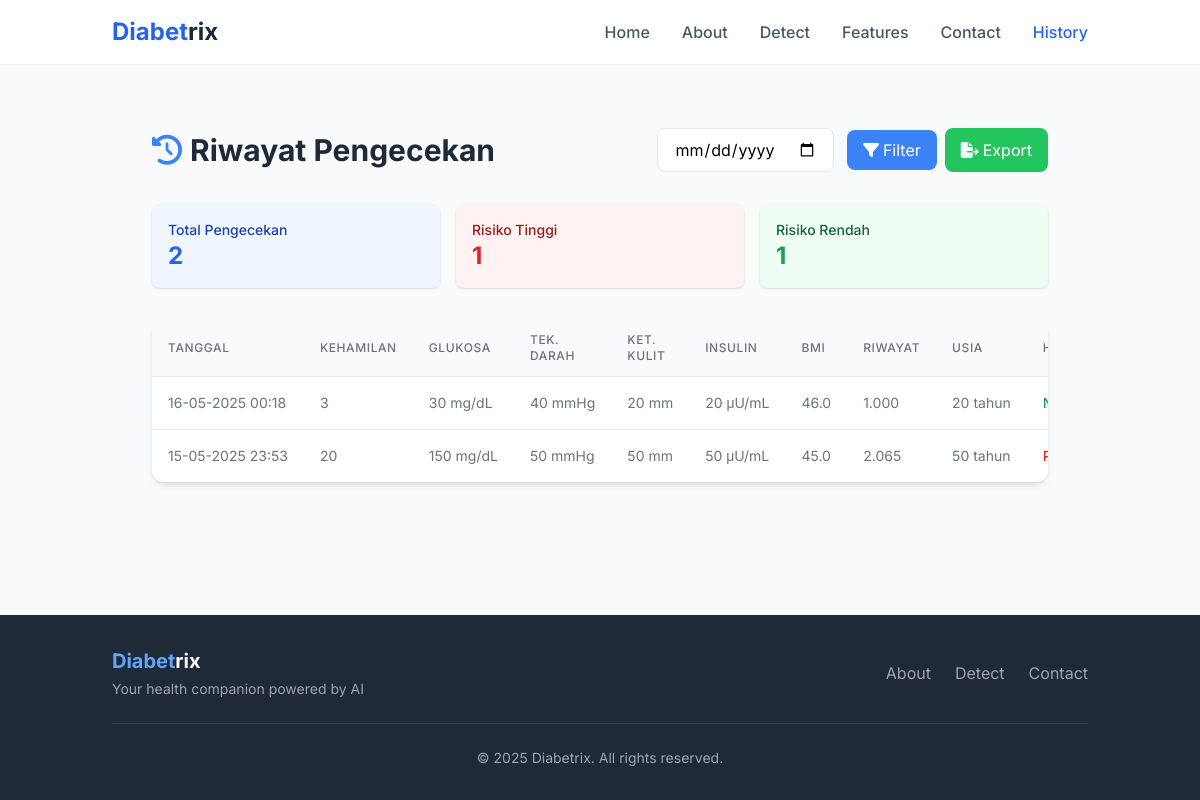
Before: /history with the older database file.
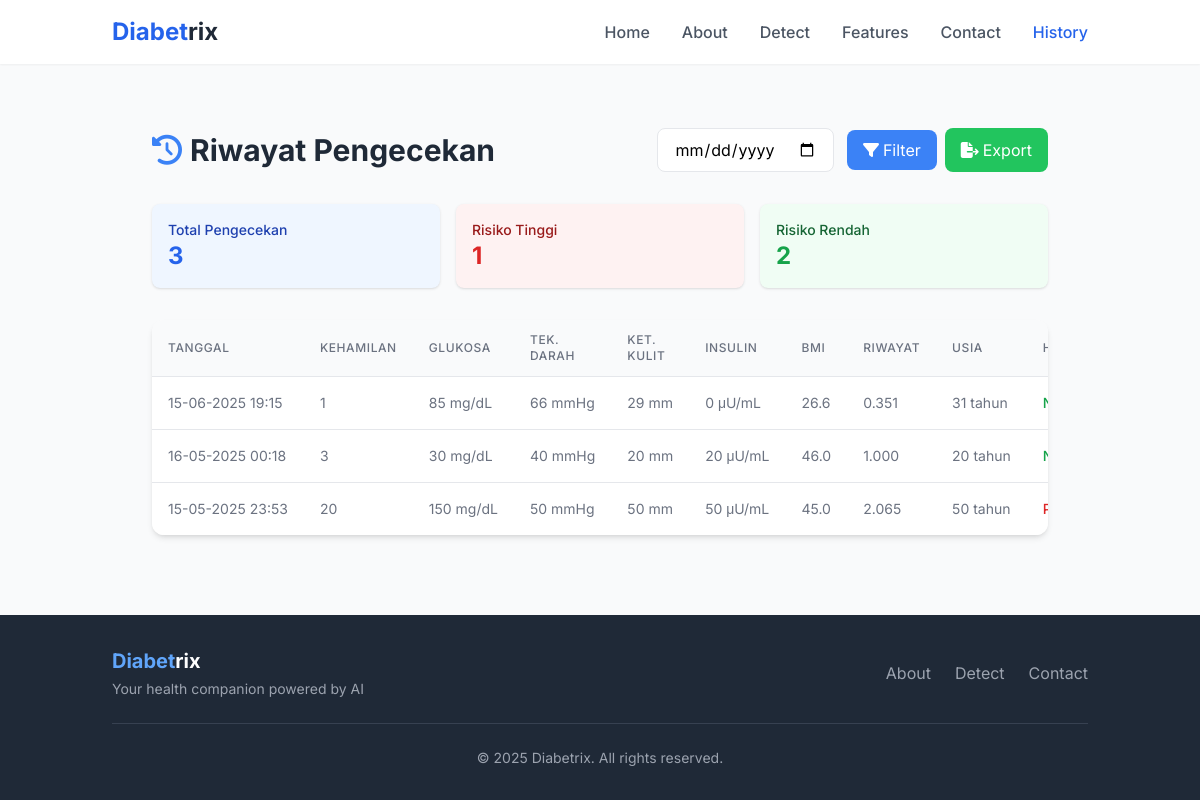
After: the same page with the newer database file.
### tables this page shows
CREATE TABLE history
                 (id INTEGER PRIMARY KEY AUTOINCREMENT,
                  user_ip TEXT,
                  pregnancies INTEGER,
                  glucose INTEGER,
                  blood_pressure INTEGER,
                  skin_thickness INTEGER,
                  insulin INTEGER,
                  bmi REAL,
                  pedigree REAL,
                  age INTEGER,
                  prediction TEXT,
                  check_date TIMESTAMP);

### app.py (the view)
@app.route('/history')
def show_history():
    date_filter = request.args.get('date')
    conn = sqlite3.connect('diabetes_history.db')
    conn.row_factory = sqlite3.Row
    c = conn.cursor()
    if date_filter:
        c.execute('''SELECT * FROM history
                     WHERE user_ip = ? AND DATE(check_date) = ?
                     ORDER BY check_date DESC''',
                  (request.remote_addr, date_filter))
    else:
        c.execute('''SELECT * FROM history
                     WHERE user_ip = ?
                     ORDER BY check_date DESC''',
                  (request.remote_addr,))
    rows = c.fetchall()
    history_data = []
    for row in rows:
        row_dict = dict(row)
        if row_dict['check_date']:
            try:
                dt = datetime.fromisoformat(row_dict['check_date'])
                row_dict['check_date'] = dt.strftime('%d-%m-%Y %H:%M')
            except Exception:
                pass  # biarkan string aslinya jika gagal
        history_data.append(row_dict)
    conn.close()
    high_risk = sum(1 for r in history_data if 'Positive' in r['prediction'])
    low_risk = sum(1 for r in history_data if 'Negative' in r['prediction'])
    return render_template('history.html',
                         history=history_data,
                         high_risk=high_risk,
                         low_risk=low_risk)

### templates/history.html (shortened to what this page needs)
<!DOCTYPE html>
<html lang="en">
<head>
  <script src="https://cdn.tailwindcss.com"></script>
  <link rel="stylesheet" href="https://cdnjs.cloudflare.com/ajax/libs/font-awesome/6.4.0/css/all.min.css">
</head>
<body class="bg-gray-50">
  <header class="fixed w-full bg-white shadow-sm z-50">
    <div class="container mx-auto px-6 py-4">
      <div class="flex items-center justify-between">
        <div class="text-2xl font-bold text-gray-800">
          <a href="/" class="hover:text-blue-600 transition-colors">
            <span class="text-blue-600">Diabet</span>rix
          </a>
        </div>
        <nav class="hidden md:flex space-x-8">
          <a href="/" class="text-gray-600 hover:text-blue-600 transition-colors font-medium">Home</a>
          <a href="/about" class="text-gray-600 hover:text-blue-600 transition-colors font-medium">About</a>
          <a href="/detect" class="text-gray-600 hover:text-blue-600 transition-colors font-medium">Detect</a>
          <a href="/#features" class="text-gray-600 hover:text-blue-600 transition-colors font-medium">Features</a>
          <a href="/#contact" class="text-gray-600 hover:text-blue-600 transition-colors font-medium">Contact</a>
          <a href="/history" class="text-blue-600 font-medium">History</a>
        </nav>
      </div>
    </div>
  </header>
<main class="pt-32 pb-20 min-h-screen">
  <div class="container mx-auto px-6">
    <div class="max-w-4xl mx-auto">
      <div class="flex flex-col md:flex-row justify-between items-center mb-8">
        <h1 class="text-3xl font-bold text-gray-800 mb-4 md:mb-0">
          <i class="fas fa-history text-blue-500 mr-2"></i>Riwayat Pengecekan
        </h1>
        <div class="flex space-x-2">
          <div class="relative">
            <input type="date" id="date-filter" class="px-4 py-2 border rounded-lg focus:ring-blue-500 focus:border-blue-500">
            <button onclick="filterByDate()" class="ml-2 px-4 py-2 bg-blue-500 text-white rounded-lg hover:bg-blue-600 transition">
              <i class="fas fa-filter mr-1"></i>Filter
            </button>
          </div>
          <button onclick="exportToCSV()" class="px-4 py-2 bg-green-500 text-white rounded-lg hover:bg-green-600 transition">
            <i class="fas fa-file-export mr-1"></i>Export
          </button>
        </div>
      </div>
      <div class="grid grid-cols-1 md:grid-cols-3 gap-4 mb-8">
        <div class="bg-blue-50 p-4 rounded-lg shadow">
          <h3 class="text-sm font-medium text-blue-800">Total Pengecekan</h3>
          <p class="text-2xl font-bold text-blue-600">{{ history|length }}</p>
        </div>
        <div class="bg-red-50 p-4 rounded-lg shadow">
          <h3 class="text-sm font-medium text-red-800">Risiko Tinggi</h3>
          <p class="text-2xl font-bold text-red-600">{{ high_risk }}</p>
        </div>
        <div class="bg-green-50 p-4 rounded-lg shadow">
          <h3 class="text-sm font-medium text-green-800">Risiko Rendah</h3>
          <p class="text-2xl font-bold text-green-600">{{ low_risk }}</p>
        </div>
      </div>
      <div class="bg-white rounded-xl shadow-md overflow-hidden">
        <div class="overflow-x-auto">
          <table class="min-w-full divide-y divide-gray-200">
            <thead class="bg-gray-50">
              <tr>
                <th class="px-4 py-3 text-left text-xs font-medium text-gray-500 uppercase tracking-wider">Tanggal</th>
                <th class="px-4 py-3 text-left text-xs font-medium text-gray-500 uppercase tracking-wider">Kehamilan</th>
                <th class="px-4 py-3 text-left text-xs font-medium text-gray-500 uppercase tracking-wider">Glukosa</th>
                <th class="px-4 py-3 text-left text-xs font-medium text-gray-500 uppercase tracking-wider">Tek. Darah</th>
                <th class="px-4 py-3 text-left text-xs font-medium text-gray-500 uppercase tracking-wider">Ket. Kulit</th>
                <th class="px-4 py-3 text-left text-xs font-medium text-gray-500 uppercase tracking-wider">Insulin</th>
                <th class="px-4 py-3 text-left text-xs font-medium text-gray-500 uppercase tracking-wider">BMI</th>
                <th class="px-4 py-3 text-left text-xs font-medium text-gray-500 uppercase tracking-wider">Riwayat</th>
                <th class="px-4 py-3 text-left text-xs font-medium text-gray-500 uppercase tracking-wider">Usia</th>
                <th class="px-4 py-3 text-left text-xs font-medium text-gray-500 uppercase tracking-wider">Hasil</th>
              </tr>
            </thead>
            <tbody class="bg-white divide-y divide-gray-200">
                {% for record in history %}
                <tr class="hover:bg-gray-50">
                    <td class="px-4 py-4 whitespace-nowrap text-sm text-gray-500">
                    {{ record['check_date'] }}
                    </td>
                    <td class="px-4 py-4 whitespace-nowrap text-sm text-gray-500">
                    {{ record['pregnancies'] }}
                    </td>
                    <td class="px-4 py-4 whitespace-nowrap text-sm text-gray-500">
                    {{ record['glucose'] }} mg/dL
                    </td>
                    <td class="px-4 py-4 whitespace-nowrap text-sm text-gray-500">
                    {{ record['blood_pressure'] }} mmHg
                    </td>
                    <td class="px-4 py-4 whitespace-nowrap text-sm text-gray-500">
                    {{ record['skin_thickness'] }} mm
                    </td>
                    <td class="px-4 py-4 whitespace-nowrap text-sm text-gray-500">
                    {{ record['insulin'] }} μU/mL
                    </td>
                    <td class="px-4 py-4 whitespace-nowrap text-sm text-gray-500">
                    {{ "%.1f"|format(record['bmi']) }}
                    </td>
                    <td class="px-4 py-4 whitespace-nowrap text-sm text-gray-500">
                    {{ "%.3f"|format(record['pedigree']) }}
                    </td>
                    <td class="px-4 py-4 whitespace-nowrap text-sm text-gray-500">
                    {{ record['age'] }} tahun
                    </td>
                    <td class="px-4 py-4 whitespace-nowrap text-sm font-medium {% if 'Positive' in record['prediction'] %}text-red-600{% else %}text-green-600{% endif %}">
                    </td>
                </tr>
              {% endfor %}
            </tbody>
          </table>
        </div>
      </div>
    </div>
  </div>
</main>
    <footer class="bg-gray-800 text-white py-8 w-full fixed bottom-0 left-0 z-40">
        <div class="container mx-auto px-6">
            <div class="flex flex-col md:flex-row justify-between items-center">
                <div class="mb-4 md:mb-0">
                    <div class="text-xl font-bold">
                        <span class="text-blue-400">Diabet</span>rix
                    </div>
                    <p class="text-gray-400 text-sm mt-1">Your health companion powered by AI</p>
                </div>
                <div class="flex space-x-6">
                    <a href="/about" class="text-gray-400 hover:text-white transition-colors">About</a>
                    <a href="/detect" class="text-gray-400 hover:text-white transition-colors">Detect</a>
                    <a href="/#contact" class="text-gray-400 hover:text-white transition-colors">Contact</a>
                </div>
            </div>
            <div class="border-t border-gray-700 mt-6 pt-6 text-center text-gray-400 text-sm">
                <p>&copy; 2025 Diabetrix. All rights reserved.</p>
            </div>
        </div>
    </footer>
</body>
</html>

### templates/history.html (style rules this page uses)
body { font-family: 'Inter', sans-serif; }

Changed rows visible on the page:
added history: check_date "15-06-2025 19:15", pregnancies "1", glucose "85", blood_pressure "66", skin_thickness "29", insulin "0", bmi "26.6", pedigree "0.351", age "31"
Other visible differences:
{{ history|length }}: "2" → "3"
{{ low_risk }}: "1" → "2"
